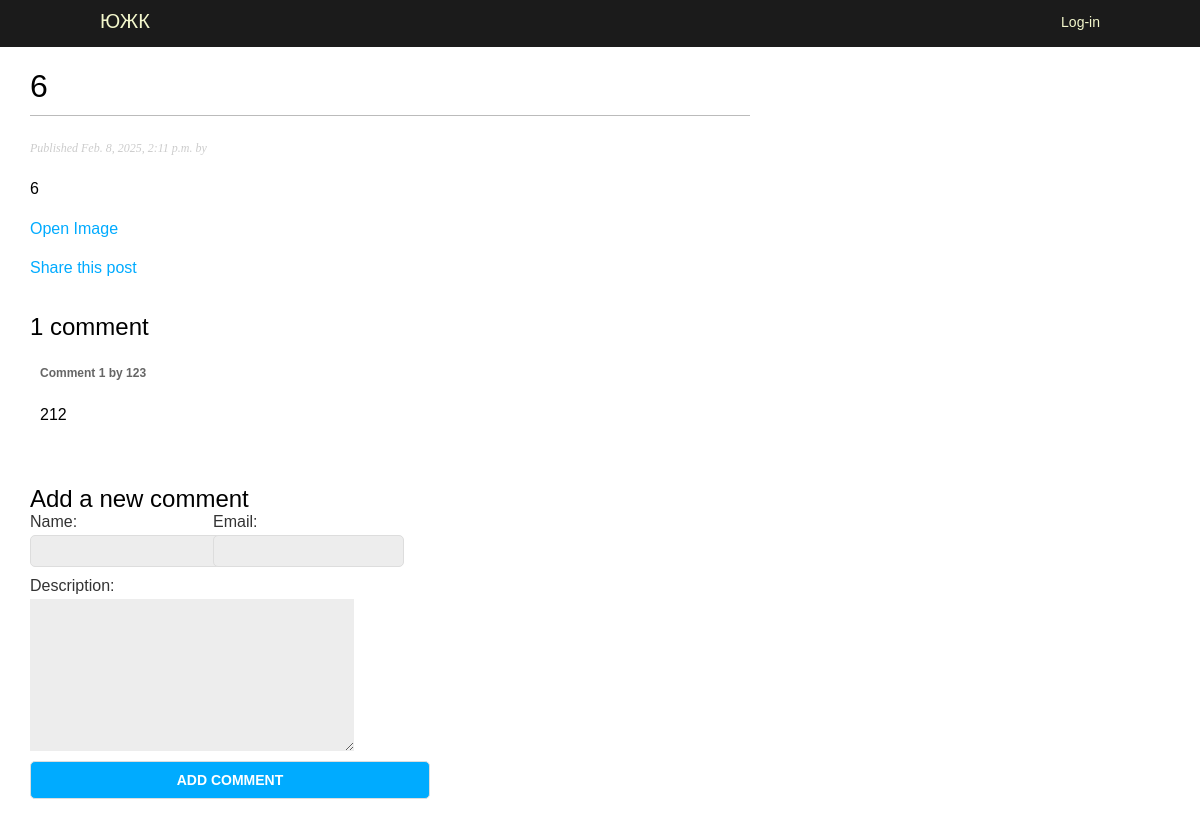
The page /TD/2025/2/8/6/ on the database its author committed.
### blog/models.py (models this page shows, shortened)
class TurnoverDocument(models.Model):
    class Status(models.TextChoices):
        DRAFT = 'DF', 'Draft'
        UNDER_REVIEW = 'UR', 'Under Review'
        APPROVED = 'A', 'Approved'
        REJECTED = 'R', 'Rejected'
        PUBLISHED = 'PB', 'Published'
    objects = models.Manager()
    published = PublishedManager()
    under_review = UnderReviewManager
    approved = ApprovedManager
    rejected = RejectedManager
    title = models.CharField(max_length=255)
    description = models.TextField(blank=True, null=True)
    author = models.ForeignKey(settings.AUTH_USER_MODEL, on_delete=models.CASCADE, related_name='document_post')
    created_at = models.DateTimeField(auto_now_add=True)
    updated_at = models.DateTimeField(auto_now=True)
    publish_by = models.DateTimeField(default=timezone.now)
    document_type = models.ForeignKey(document_types, on_delete=models.CASCADE)
    document_file = models.FileField(upload_to='blog/static/images/')
    slug = models.SlugField(max_length=250, unique_for_date='publish_by')
    status = models.CharField(
        max_length=2,
        choices=Status.choices,
        default=Status.DRAFT
    )
    class Meta:
        ordering = ['-publish_by']
        indexes = [models.Index(fields=['-publish_by'])]
    def filename(self):
        return 'images/' + os.path.basename(self.document_file.name)

class Comment(models.Model):
    document = models.ForeignKey(TurnoverDocument, on_delete=models.CASCADE, related_name='comments')
    name = models.CharField(max_length=80)
    email = models.EmailField()
    description = models.TextField()
    created_at = models.DateTimeField(auto_now_add=True)
    updated_at = models.DateTimeField(auto_now=True)
    active = models.BooleanField(default=True)
    class Meta:
        ordering=['created_at']
        indexes = [models.Index(fields=['created_at'])]

### blog/views.py (the view)
# urls.py: path('<int:year>/<int:month>/<int:day>/<slug:TD>/', views.TD_detail, name='TD_detail'),
def TD_detail(request, year, month, day, TD):
    single_document = get_object_or_404(
        TurnoverDocument,
        status=TurnoverDocument.Status.PUBLISHED,
        slug=TD,
        publish_by__year=year,
        publish_by__month=month,
        publish_by__day=day
    )
    comments = single_document.comments.filter(active=True)
    form = CommentForm()
    return render(request, 'blog/TD/detail.html', {'single_document': single_document,'form': form, 'comments':comments})

### blog/forms.py
class CommentForm(forms.ModelForm):
    class Meta:
        model = Comment
        fields = ['name', 'email','description']

### templates/blog/TD/detail.html (shortened to what this page needs)
{% extends "blog/base.html" %}
{% load static %}
{% block content %}
  <h1>{{ single_document.title }}</h1>
  <p class="date">
    Published {{ single_document.publish_by }} by {{ single_document.auther }}
  </p>
  {{ single_document.description|linebreaks }}
  <a href="{% static single_document.filename %}" target="_blank">
      Open Image
  </a>
  <p>
    <a href="{% url "TD:send_email" single_document.id %}">
        Share this post
    </a>
  </p>
  {% with comments.count as total_comments %}
    <h2>
      {{ total_comments }} comment{{ total_comments|pluralize }}
    </h2>
  {% endwith %}
  {% for comment in comments %}
    <div class="comment">
      <p class="info">
        Comment {{ forloop.counter }} by {{ comment.name }}
      </p>
      {{ comment.description|linebreaks }}
    </div>
  {% empty %}
    <p>There are no comments.</p>
  {% endfor %}
  {% include "blog/TD/includes/comment_form.html" %}
{% endblock %}

### blog/static/css/blog.css (style rules this page uses)
p { line-height: 1.8; }
h1, h2, h3, h4, h5 , h6 { font-family: 'Muli', sans-serif; font-weight:normal; }
label { float:left; clear:both; color:#333; margin-bottom:4px; }
input, textarea { clear:both; float:left; margin:0 0 10px; background:#efefef; border:0; padding:6px 10px; font-size:14px; }
body { margin:0; padding:0; font-family:helvetica, sans-serif; }
a { color:#00abff; text-decoration:none; }
h1 { font-weight:normal; border-bottom:1px solid #bbb; padding:0 0 10px 0; }
h2 { font-weight:normal; margin:30px 0 0; }
p.date { color:#ccc; font-family: georgia, serif; font-size: 12px; font-style: italic; }
input, textarea { clear:both; float:left; margin:0 0 10px; background:#ededed; border:0; padding:6px 10px; font-size:12px; }
.comment { padding:10px; }
.comment .info { font-weight:bold; font-size:12px; color:#666; }
input, select { width: 100%; max-width: 400px; padding: 8px; border-radius: 5px; border: 1px solid #ddd; }

### rows shown on the page
TurnoverDocument: title "6", publish_by "Feb. 8, 2025, 2:11 p.m.", description "6"
Comment: name "123", description "212"

### other values the page prints
{{ total_comments }} "1"
